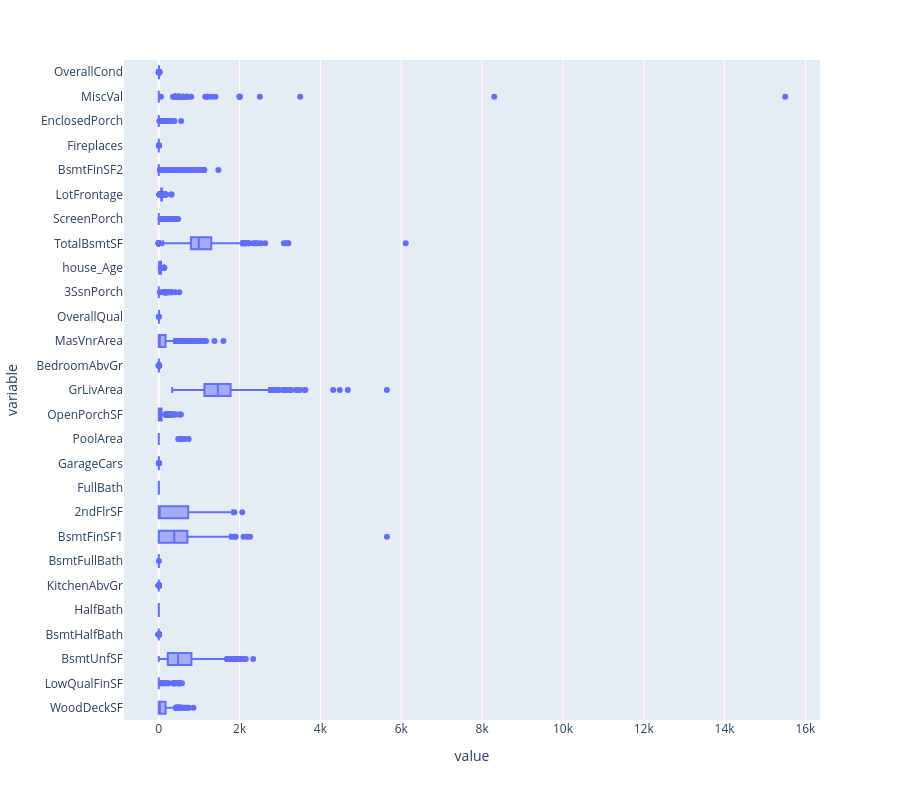

The notebook cell this image was saved under:
### Markdown cell above
#### outliers

### Code cell
small_scale = ['WoodDeckSF', 'LowQualFinSF', 'BsmtUnfSF', 'BsmtHalfBath', 'HalfBath', 'KitchenAbvGr',  'BsmtFullBath', 'BsmtFinSF1', '2ndFlrSF', 'FullBath', 'GarageCars', 'PoolArea', 'OpenPorchSF', 'GrLivArea', 'BedroomAbvGr', 'MasVnrArea', 'OverallQual', '3SsnPorch', 'house_Age', 'TotalBsmtSF', 'ScreenPorch', 'LotFrontage', 'BsmtFinSF2', 'Fireplaces', 'EnclosedPorch', 'MiscVal', 'OverallCond']
large_scale=['SalePrice', 'LotArea']
 
graphoutliers = px.box(data[small_scale], orientation= 'h' , height= 800) 
graphoutliers.show()

### Figure 1 — Plotly figure (JSON) as saved in the notebook; plotly's stock layout.template omitted (floating-point values rounded to 4 significant figures; data arrays with more than 128 entries replaced by an {"elided": "..."} marker saying what was removed)
{"data": [{"alignmentgroup": "True", "hovertemplate": "value=%{x}<br>variable=%{y}<extra></extra>", "legendgroup": "", "marker": {"color": "#636efa"}, "name": "", "notched": false, "offsetgroup": "", "orientation": "h", "showlegend": false, "type": "box", "x": {"elided": "39204 float values"}, "x0": " ", "xaxis": "x", "y": {"elided": "39204 str values"}, "y0": " ", "yaxis": "y"}], "layout": {"boxmode": "group", "height": 800, "legend": {"tracegroupgap": 0}, "margin": {"t": 60}, "xaxis": {"anchor": "y", "domain": [0, 1], "title": {"text": "value"}}, "yaxis": {"anchor": "x", "domain": [0, 1], "title": {"text": "variable"}}}}
